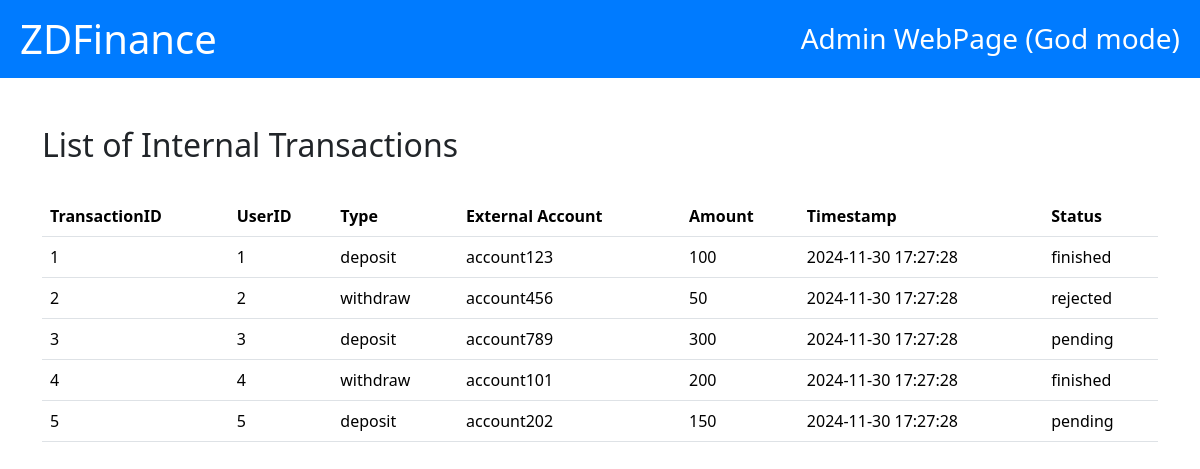
/admin/read_transactions_ext.php, run on the app's committed database.
### tables this page shows
CREATE TABLE External_Transactions (
	TransactionID BIGINT UNSIGNED NOT NULL AUTO_INCREMENT PRIMARY KEY,
    UserID INT NOT NULL,
    Type ENUM('withdraw', 'deposit') NOT NULL,
    Amount REAL NOT NULL CHECK (Amount >= 10),
    Timestamp TIMESTAMP DEFAULT CURRENT_TIMESTAMP,
    Status ENUM('pending', 'finished', 'rejected') NOT NULL,
    External_Account_Address VARCHAR(255) NOT NULL,
    FOREIGN KEY (UserID) REFERENCES Users(UserID)
);

### admin/read_transactions_ext.php (the view, shortened to what this page needs)
<!DOCTYPE html>
<html lang="en">
<head>
    <link href="https://cdn.jsdelivr.net/npm/bootstrap@5.3.3/dist/css/bootstrap.min.css" rel="stylesheet">
</head>
<body>
    <div class="header">
        <h1><a href="index.html">ZDFinance</a></h1>
        <h3>Admin WebPage (God mode)</h3>
    </div>
    <div class="container my-5">
        <h2>
            List of Internal Transactions
        </h2>
        <br>
        <table class="table">
            <thead>
                <tr>
                    <th>TransactionID</th>
                    <th>UserID</th>
                    <th>Type</th>
                    <th>External Account</th>
                    <th>Amount</th>
                    <th>Timestamp</th>
                    <th>Status</th>
                </tr>
            </thead>
            <tbody>
                <?php
                $servername = "localhost";
                $username = "root";
                $password = "";
                $database = "pos_db";
                $connection = new mysqli($servername, $username, $password, $database);
                $sql = "SELECT * FROM External_Transactions";
                $result = $connection->query($sql);
                while ($row = $result->fetch_assoc()) {
                    echo "
                    <tr>
                        <td>$row[TransactionID]</td>
                        <td>$row[UserID]</td>
                        <td>$row[Type]</td>
                        <td>$row[External_Account_Address]</td>
                        <td>$row[Amount]</td>
                        <td>$row[Timestamp]</td>
                        <td>$row[Status]</td>
                    </tr>
                    ";
                }
                ?>
            </tbody>
        </table>
    </div>
</body>
</html>

### admin/read_transactions_ext.php (style rules this page uses)
.header { background-color: #007bff; color: white; padding: 15px 20px; display: flex; align-items: center; justify-content: space-between; }
.header h1, .header h3 { margin: 0; }
.header h1 a { color: white; text-decoration: none; }

### data on the page
external_transactions: TransactionID "1", UserID "1", Type "deposit", External_Account_Address "account123", Amount "100", Timestamp "2024-11-30 17:27:28", Status "finished"
external_transactions: TransactionID "2", UserID "2", Type "withdraw", External_Account_Address "account456", Amount "50", Timestamp "2024-11-30 17:27:28", Status "rejected"
external_transactions: TransactionID "3", UserID "3", Type "deposit", External_Account_Address "account789", Amount "300", Timestamp "2024-11-30 17:27:28", Status "pending"
external_transactions: TransactionID "4", UserID "4", Type "withdraw", External_Account_Address "account101", Amount "200", Timestamp "2024-11-30 17:27:28", Status "finished"
external_transactions: TransactionID "5", UserID "5", Type "deposit", External_Account_Address "account202", Amount "150", Timestamp "2024-11-30 17:27:28", Status "pending"
